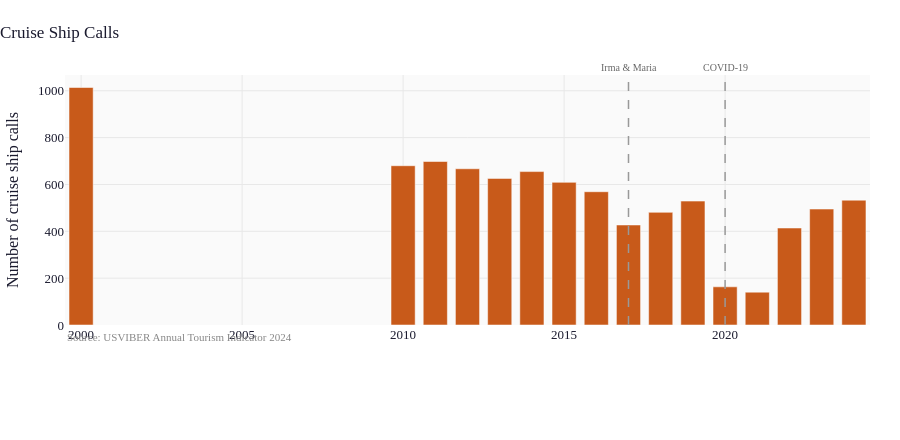

The cell this chart's notebook holds for it:
### Code cell
fig = bar_chart(
    tour,
    x="year",
    y="cruise_ships",
    title="Cruise Ship Calls",
    y_label="Number of cruise ship calls",
    color=PALETTE["cruise"],
    source="USVIBER Annual Tourism Indicator 2024",
    shock_x=[2017, 2020],
)
fig.show()

### Figure 1 — Plotly figure (JSON) as saved in the notebook; plotly's stock layout.template omitted (floating-point values rounded to 4 significant figures)
{"data": [{"marker": {"color": "#c85a1a"}, "name": "cruise_ships", "type": "bar", "x": [2000, 2010, 2011, 2012, 2013, 2014, 2015, 2016, 2017, 2018, 2019, 2020, 2021, 2022, 2023, 2024], "y": [1014, 680, 698, 667, 626, 655, 609, 569, 427, 481, 529, 163, 140, 414, 495, 533]}], "layout": {"annotations": [{"showarrow": false, "text": "<span style='color:#888;font-size:11px'>Source: USVIBER Annual Tourism Indicator 2024</span>", "x": 0, "xanchor": "left", "xref": "paper", "y": -0.08, "yref": "paper"}, {"font": {"color": "#666", "size": 10}, "showarrow": false, "text": "Irma & Maria", "x": 2017, "xanchor": "center", "xref": "x", "y": 1, "yanchor": "bottom", "yref": "y domain"}, {"font": {"color": "#666", "size": 10}, "showarrow": false, "text": "COVID-19", "x": 2020, "xanchor": "center", "xref": "x", "y": 1, "yanchor": "bottom", "yref": "y domain"}], "bargap": 0.25, "height": 440, "shapes": [{"line": {"color": "#999999", "dash": "dash", "width": 1.5}, "type": "line", "x0": 2017, "x1": 2017, "xref": "x", "y0": 0, "y1": 1, "yref": "y domain"}, {"line": {"color": "#999999", "dash": "dash", "width": 1.5}, "type": "line", "x0": 2020, "x1": 2020, "xref": "x", "y0": 0, "y1": 1, "yref": "y domain"}], "title": {"font": {"size": 17}, "text": "Cruise Ship Calls", "x": 0}, "width": 900, "xaxis": {"title": {"text": ""}}, "yaxis": {"title": {"text": "Number of cruise ship calls"}}}}
